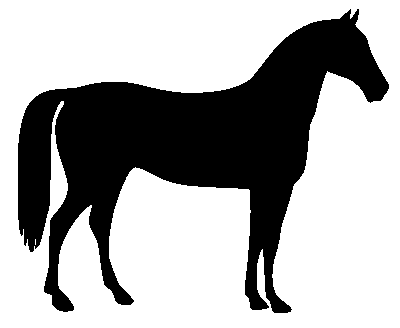
#> input picture skimage.data.horse(), 400 x 328 px
$ jupyter execute threshold_convHull.ipynb
#> lines starting #> are read from the running program, lines starting #| are printed output that depends on the picture; after the words box and inside, x2 and y2 are one past the last pixel; in counts of white or black regions, pixels touching at a corner belong together
[cell 1]
import matplotlib.pyplot as plt

from skimage.morphology import convex_hull_image
from skimage import data, img_as_float
from skimage.util import invert
from skimage.filters import threshold_mean
from skimage import io

[cell 2]
# The original image is inverted as the object must be white.
image = invert(data.horse())
#> image: shape (328, 400) bool; 33.1% white; 1 white region, box (x1, y1, x2, y2) and area: (18, 9, 389, 313) 43412
chull = convex_hull_image(image)
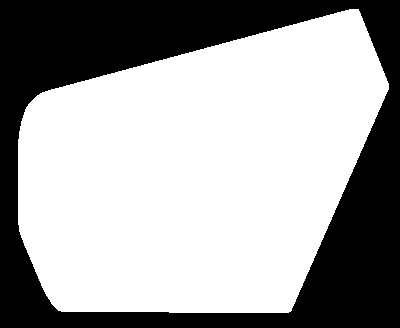
#> chull: shape (328, 400) bool; 63.9% white; 1 black region, box (x1, y1, x2, y2) and area: (0, 0, 400, 328) 47395

image = data.camera()
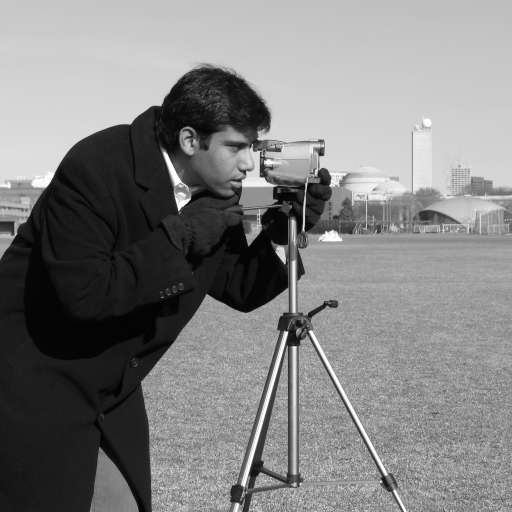
#> input picture skimage.data.camera(), 512 x 512 px
#> image is the input picture: shape (512, 512); min 0, max 255, mean 129.1
image = io.imread('0.png')
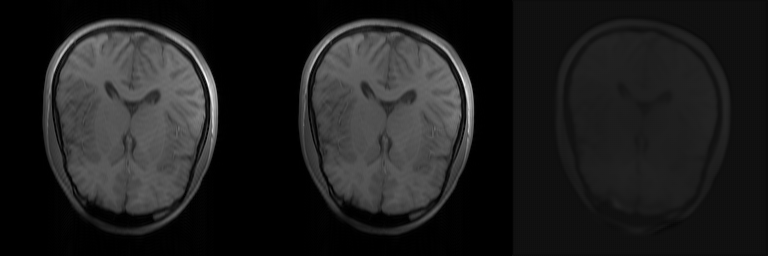
#> input picture 0.png, 768 x 256 px
#> image is the input picture: shape (256, 768) uint16; min 0, max 65535, mean 7932.8

def get_roi(image_, threshold):

#> called with threshold = 0
    thresh = threshold_mean(image_)
#> thresh = 7932.8
    binary = (image_ > thresh)
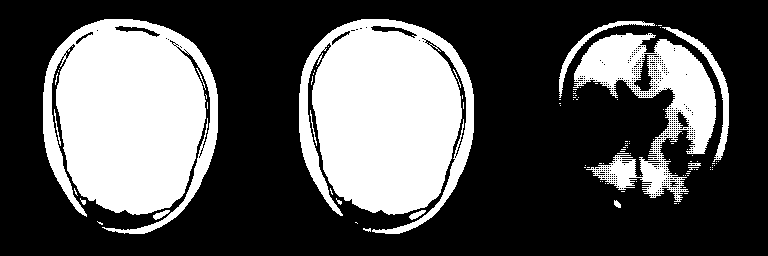
#> binary: shape (256, 768) bool; 33.8% white; 109 white regions (94 under 20 px), largest, box (x1, y1, x2, y2) and area: (43, 19, 218, 234) 27352, (299, 19, 474, 234) 27130, (573, 33, 716, 202) 9561
    chull = convex_hull_image(binary)
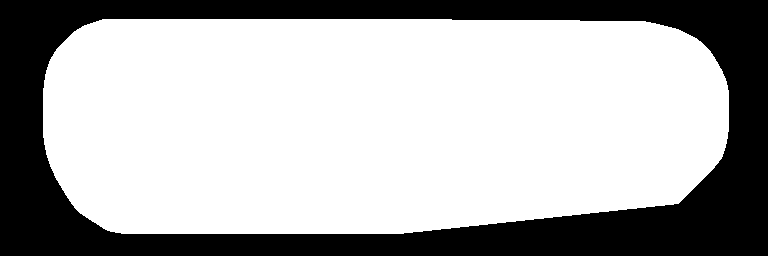
#> chull: shape (256, 768) bool; 68.8% white; 1 black region, box (x1, y1, x2, y2) and area: (0, 0, 768, 256) 61437

    return chull, binary


conv_hull, binary = get_roi(image,0)

[cell 3]
fig, axes = plt.subplots(1, 2, figsize=(8, 4))
ax = axes.ravel()

ax[0].set_title('Original picture')
ax[0].imshow(binary, cmap=plt.cm.gray, interpolation='nearest')
ax[0].set_axis_off()

ax[1].set_title('Transformed picture')
ax[1].imshow(conv_hull, cmap=plt.cm.gray, interpolation='nearest')
ax[1].set_axis_off()

plt.tight_layout()
plt.show()
